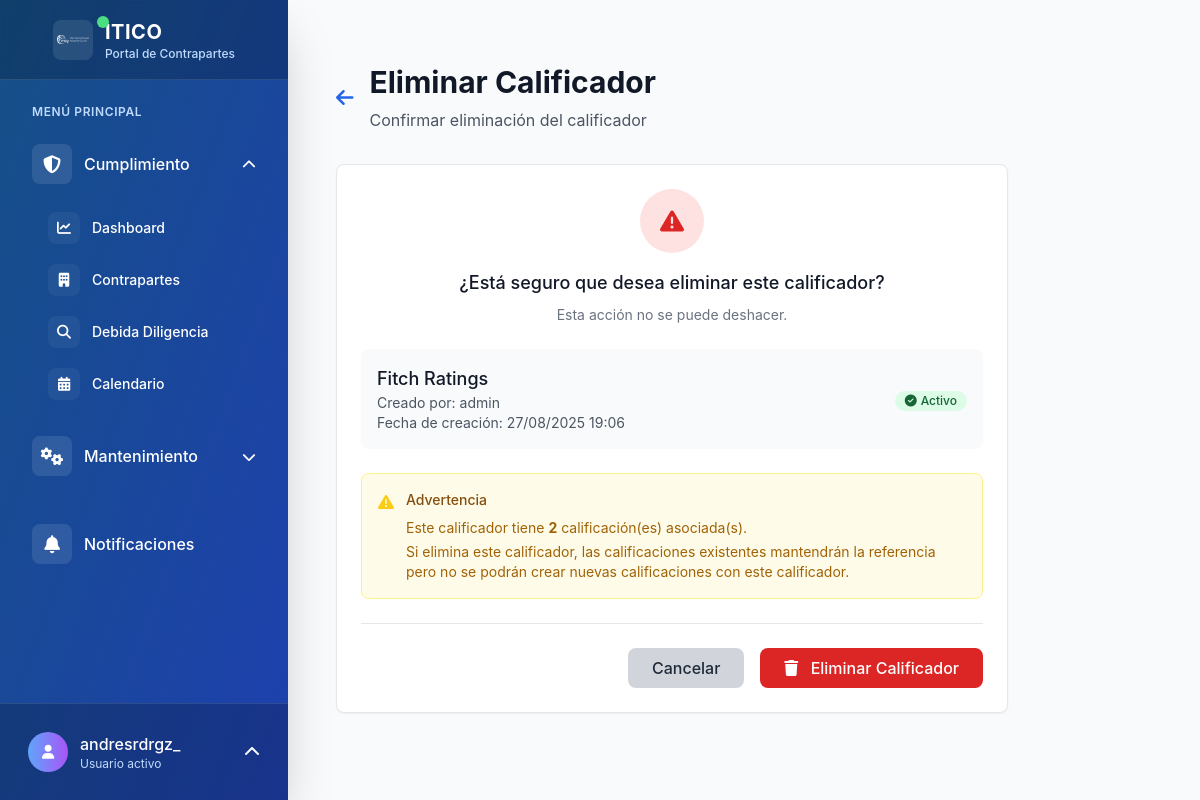
The app's page /contrapartes/calificadores/3/eliminar/ (signed in) with its own data.
### contrapartes/models.py (models this page shows, shortened)
class Calificador(models.Model):
    nombre = models.CharField(
        max_length=255,
        verbose_name="Nombre del Calificador",
        help_text="Nombre de la agencia o entidad calificadora"
    )
    creado_por = models.ForeignKey(
        User,
        on_delete=models.PROTECT,
        related_name='calificadores_creados',
        verbose_name="Creado por"
    )
    fecha_creacion = models.DateTimeField(
        auto_now_add=True,
        verbose_name="Fecha de creación"
    )
    fecha_actualizacion = models.DateTimeField(
        auto_now=True,
        verbose_name="Última actualización"
    )
    activo = models.BooleanField(
        default=True,
        verbose_name="Activo"
    )
    class Meta:
        verbose_name = "Calificador"
        verbose_name_plural = "Calificadores"
        ordering = ['nombre']

### contrapartes/views.py (the view)
# urls.py: path('calificadores/<int:pk>/eliminar/', views.CalificadorDeleteView.as_view(), name='calificador_eliminar'),
class CalificadorDeleteView(LoginRequiredMixin, DeleteView):
    model = Calificador
    template_name = 'contrapartes/calificador_eliminar.html'
    success_url = reverse_lazy('contrapartes:calificador_lista')
    def get_context_data(self, **kwargs):
        context = super().get_context_data(**kwargs)
        context['calificaciones_count'] = self.object.calificaciones.count()
        return context

### templates/contrapartes/calificador_eliminar.html (shortened to what this page needs)
{% extends 'base.html' %}
{% load static %}
{% block content %}
<div class="container mx-auto px-4 py-8">
    <div class="mb-8">
        <div class="flex items-center">
            <a href="{% url 'contrapartes:calificador_lista' %}"
               class="text-blue-600 hover:text-blue-800 mr-4">
                <i class="fas fa-arrow-left text-xl"></i>
            </a>
            <div>
                <h1 class="text-3xl font-bold text-gray-900">Eliminar Calificador</h1>
                <p class="text-gray-600 mt-2">Confirmar eliminación del calificador</p>
            </div>
        </div>
    </div>
    <div class="max-w-2xl">
        <div class="bg-white rounded-lg shadow-sm border border-gray-200 p-6">
            <div class="text-center mb-6">
                <div class="mx-auto flex items-center justify-center h-16 w-16 rounded-full bg-red-100 mb-4">
                    <i class="fas fa-exclamation-triangle text-2xl text-red-600"></i>
                </div>
                <h3 class="text-lg font-medium text-gray-900 mb-2">¿Está seguro que desea eliminar este calificador?</h3>
                <p class="text-sm text-gray-500">Esta acción no se puede deshacer.</p>
            </div>
            <div class="bg-gray-50 rounded-lg p-4 mb-6">
                <div class="flex items-center justify-between">
                    <div>
                        <h4 class="text-lg font-medium text-gray-900">{{ object.nombre }}</h4>
                        <p class="text-sm text-gray-600">
                            Creado por: {{ object.creado_por.get_full_name|default:object.creado_por.username }}
                        </p>
                        <p class="text-sm text-gray-600">
                            Fecha de creación: {{ object.fecha_creacion|date:"d/m/Y H:i" }}
                        </p>
                    </div>
                    <div class="text-right">
                        {% if object.activo %}
                            <span class="inline-flex items-center px-2.5 py-0.5 rounded-full text-xs font-medium bg-green-100 text-green-800">
                                <i class="fas fa-check-circle mr-1"></i>
                                Activo
                            </span>
                        {% else %}
                            <span class="inline-flex items-center px-2.5 py-0.5 rounded-full text-xs font-medium bg-red-100 text-red-800">
                                <i class="fas fa-times-circle mr-1"></i>
                                Inactivo
                            </span>
                        {% endif %}
                    </div>
                </div>
            </div>
            {% if calificaciones_count > 0 %}
            <div class="bg-yellow-50 border border-yellow-200 rounded-lg p-4 mb-6">
                <div class="flex">
                    <div class="flex-shrink-0">
                        <i class="fas fa-exclamation-triangle text-yellow-400"></i>
                    </div>
                    <div class="ml-3">
                        <h3 class="text-sm font-medium text-yellow-800">Advertencia</h3>
                        <div class="mt-2 text-sm text-yellow-700">
                            <p>Este calificador tiene <strong>{{ calificaciones_count }}</strong> calificación(es) asociada(s).</p>
                            <p class="mt-1">Si elimina este calificador, las calificaciones existentes mantendrán la referencia pero no se podrán crear nuevas calificaciones con este calificador.</p>
                        </div>
                    </div>
                </div>
            </div>
            {% endif %}
            <form method="post" class="space-y-6">
                <div class="flex items-center justify-end space-x-4 pt-6 border-t border-gray-200">
                    <a href="{% url 'contrapartes:calificador_lista' %}"
                       class="bg-gray-300 hover:bg-gray-400 text-gray-800 px-6 py-2 rounded-lg font-medium transition-colors duration-200">
                        Cancelar
                    </a>
                    <button type="submit"
                            class="bg-red-600 hover:bg-red-700 text-white px-6 py-2 rounded-lg font-medium transition-colors duration-200">
                        <i class="fas fa-trash mr-2"></i>
                        Eliminar Calificador
                    </button>
                </div>
            </form>
        </div>
    </div>
</div>
{% endblock %}

### templates/partials/user_menu.html (shortened to what this page needs)
{% if user.is_authenticated %}
    <div class="p-4 border-t border-white border-opacity-10 bg-black bg-opacity-20 flex-shrink-0">
        <div class="relative">
            <button id="user-menu-button" class="group flex items-center w-full text-white hover:bg-white hover:bg-opacity-10 p-3 rounded-xl transition-all duration-300">
                <div class="flex items-center justify-center w-10 h-10 rounded-full bg-gradient-to-r from-blue-400 to-purple-500 mr-3 group-hover:scale-110 transition-transform duration-300 overflow-hidden">
                    {% if user.profile.profile_picture %}
                        <img src="{{ user.profile.profile_picture.url }}"
                             alt="{{ user.get_full_name|default:user.username }}"
                             class="w-full h-full object-cover">
                    {% else %}
                        <i class="fas fa-user text-sm"></i>
                    {% endif %}
                </div>
                <div class="flex-1 text-left">
                    <p class="font-medium truncate group-hover:translate-x-1 transition-transform duration-300">{{ user.get_full_name|default:user.username }}</p>
                    <p class="text-xs text-blue-200">Usuario activo</p>
                </div>
                <i class="fas fa-chevron-up ml-2 transform group-hover:rotate-180 transition-transform duration-300" id="chevron-icon"></i>
            </button>
        </div>
    </div>
{% endif %}

### static/css/itico.css (style rules this page uses)
:root { --color-primario: #154F86; --color-blanco: #FFFFFF; --color-exito: #10B981; --color-advertencia: #F59E0B; --color-error: #EF4444; --color-info: #3B82F6; --color-fondo: var(--color-blanco); --color-fondo-secundario: #F9FAFB; --color-texto: var(--color-primario); --color-texto-secundario: #6B7280; --color-borde: #E5E7EB; --sombra-sm: 0 1px 2px 0 rgba(0, 0, 0, 0.05); --sombra-md: 0 4px 6px -1px rgba(0, 0, 0, 0.1); --sombra-lg: 0 10px 15px -3px rgba(0, 0, 0, 0.1); }
* { margin: 0; padding: 0; box-sizing: border-box; }
body { background: var(--color-fondo); color: var(--color-texto); font-family: -apple-system, BlinkMacSystemFont, 'Segoe UI', Roboto, Oxygen, Ubuntu, Cantarell, sans-serif; line-height: 1.6; }
h1, h2, h3, h4, h5, h6 { color: var(--color-primario); margin-bottom: 1rem; font-weight: 600; }
h1 { font-size: 2.5rem; }
h3 { font-size: 1.75rem; }
h4 { font-size: 1.5rem; }
a { color: var(--color-primario); text-decoration: none; transition: color 0.3s ease; }
.shadow-sm { box-shadow: var(--sombra-sm); }
.rounded-lg { border-radius: 0.75rem; }
.p-3 { padding: 0.75rem; }
.p-4 { padding: 1rem; }
.p-6 { padding: 1.5rem; }
.mb-2 { margin-bottom: 0.5rem; }
.mb-4 { margin-bottom: 1rem; }
.mb-6 { margin-bottom: 1.5rem; }
.mt-1 { margin-top: 0.25rem; }
.mt-2 { margin-top: 0.5rem; }

### records on screen
Calificador: nombre "Fitch Ratings", creado_por.get_full_name "admin", fecha_creacion "27/08/2025 19:06"

### other values on screen
{{ user.get_full_name|default:user.username }} "andresrdrgz_"
{{ calificaciones_count }} "2"
